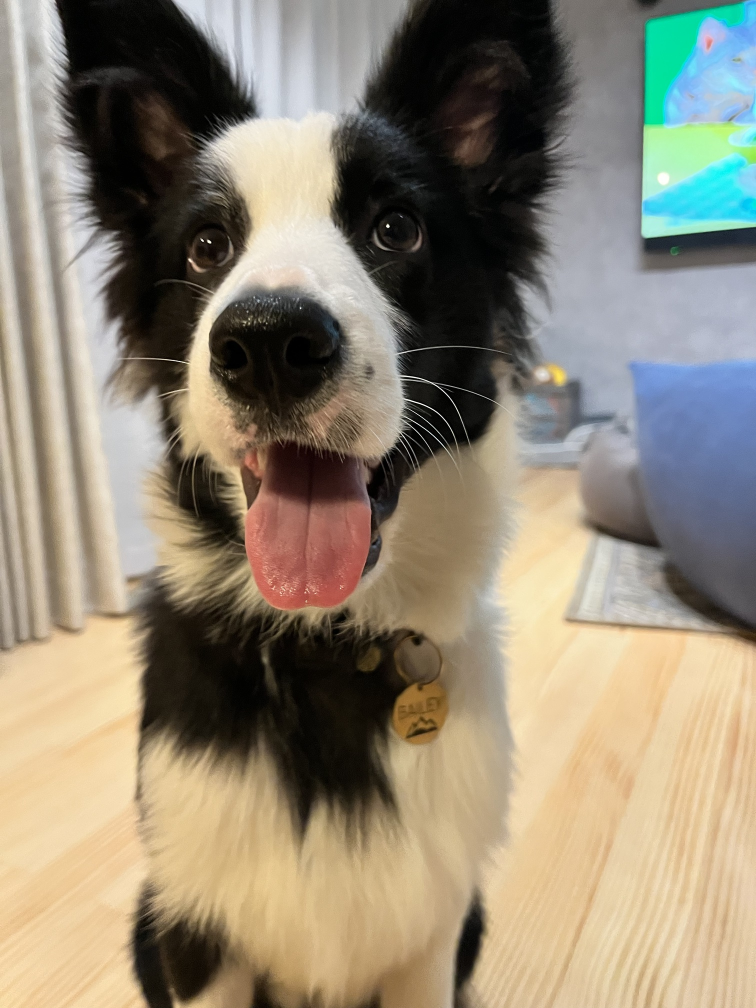
#> input picture 3d/photos/bailey_ears.jpg, 1512 x 2016 px (shown at 1/2 size)
$ python make_bailey_lantern.py
#> lines starting #> are read from the running program, lines starting #| are printed output that depends on the picture; after the words box and inside, x2 and y2 are one past the last pixel; in counts of white or black regions, pixels touching at a corner belong together
"""ベイリーのリトファン・ランタン — Bambu Lab A1 mini 用（白1色）。

耳まで写った写真 (photos/bailey_ears.jpg) を、正面の壁の厚みに変える（暗いところほど厚い）。
市販の LED ティーライトの上にかぶせると、写真のベイリーが光の中に浮かぶ。
背景（カーテン・テレビ・床）は外して白（いちばん薄い = いちばん明るい）にする。

形: 上下が開いた四角い筒（正面がリトファン、ほか3面は白い壁）。立てたまま印刷、サポート不要。
外側の表面は平らで、凹凸は内側。窓の下には BAILEY の文字を外から彫る（薄くなるので点灯すると光る）。

出力: 3d/out/bailey_lantern.stl
"""
import os
import sys

import numpy as np
import shapely
import trimesh
from PIL import Image, ImageDraw, ImageFilter, ImageOps
from scipy import ndimage as ndi

HERE = os.path.dirname(os.path.abspath(__file__))
sys.path.insert(0, os.path.join(HERE, "ittetsu"))
from make_bailey import extrude, text_poly  # noqa: E402

OUT = os.path.join(HERE, "out")
PHOTO = os.path.join(HERE, "photos", "bailey_ears.jpg")

# ---- 形 (mm)
W, D, H = 86.0, 48.0, 116.0     # 外形（幅・奥行き・高さ）。内側の奥行き 43mm に直径38mm前後のティーライトが入る
WALL = 2.0                      # 側面・背面の壁
FRONT = 3.0                     # 正面の壁（リトファン以外の部分）
WIN_W, WIN_H = 76.0, 93.0       # リトファンの窓
WIN_BOTTOM = 14.0               # 窓の下端（下にティーライトが隠れる）
T_MIN, T_MAX = 0.6, 3.0         # リトファンの厚み（明るい〜暗い）
PX = 0.25                       # リトファンの格子の細かさ
CORNER = 4.0
NAME = "BAILEY"
NAME_H = 6.0                    # 文字の高さ
NAME_DEPTH = 1.8                # 彫る深さ（残りの壁 1.2mm が光を通す）

# ---- 写真
CROP = (80, 0, 1180, 1340)      # 使う範囲（写真の画素）
# ベイリーの輪郭（耳の先〜首）。これより外は背景として白にする
OUTLINE = [(110, 0), (330, 0), (380, 120), (430, 230), (560, 230), (690, 230), (740, 120), (770, 0),
           (1130, 0), (1150, 150), (1110, 300), (1080, 450), (1050, 560), (1030, 680), (990, 800),
           (990, 950), (1010, 1100), (990, 1250), (960, 1340), (320, 1340), (300, 1200), (290, 1050),
           (290, 900), (260, 760), (240, 640), (210, 520), (180, 400), (140, 260), (110, 120)]
FADE = 120                      # 首の下端を何画素かけて白へぼかすか


def photo_brightness():
    """写真 → 0..1 の明るさ（窓の大きさ, 上が行0）。背景は 1（白）。"""
    im = ImageOps.exif_transpose(Image.open(PHOTO)).convert("L")
    mask = Image.new("L", im.size, 0)
    ImageDraw.Draw(mask).polygon(OUTLINE, fill=255)
    mask = mask.filter(ImageFilter.GaussianBlur(6))
    im, mask = im.crop(CROP), mask.crop(CROP)
    nx, ny = int(WIN_W / PX), int(WIN_H / PX)
    im = ImageOps.autocontrast(im.resize((nx, ny), Image.LANCZOS), cutoff=1)
    m = np.asarray(mask.resize((nx, ny), Image.LANCZOS), float) / 255
    v = np.asarray(im, float) / 255
    fade = np.clip((ny - np.arange(ny)) / (FADE * ny / (CROP[3] - CROP[1])), 0, 1)[:, None]
    m = m * fade
    return v * m + (1 - m)


def heightmap_mesh(t, px):
    """厚みマップ t[行, 列]（行0が上）→ 裏が z=0、表が z=t の閉じたメッシュ（x 右, y 上）。"""
    t = t[::-1]
    ny, nx = t.shape
    X, Y = np.meshgrid(np.arange(nx) * px, np.arange(ny) * px)
    top = np.column_stack([X.ravel(), Y.ravel(), t.ravel()])
    bot = np.column_stack([X.ravel(), Y.ravel(), np.zeros(t.size)])
    idx = np.arange(nx * ny).reshape(ny, nx)
    a, b, c, d = idx[:-1, :-1].ravel(), idx[:-1, 1:].ravel(), idx[1:, :-1].ravel(), idx[1:, 1:].ravel()
    n = nx * ny
    faces = [np.column_stack([a, b, d]), np.column_stack([a, d, c]),
             np.column_stack([a + n, d + n, b + n]), np.column_stack([a + n, c + n, d + n])]
    ring = np.concatenate([idx[0, :], idx[1:, -1], idx[-1, -2::-1], idx[-2:0:-1, 0]])
    r2 = np.roll(ring, -1)
    faces += [np.column_stack([ring, ring + n, r2]), np.column_stack([r2, ring + n, r2 + n])]
    m = trimesh.Trimesh(np.vstack([top, bot]), np.vstack(faces), process=True)
    if m.volume < 0:
        m.invert()
    return m


def rbox(x0, y0, x1, y1, r):
    return shapely.box(x0 + r, y0 + r, x1 - r, y1 - r).buffer(r, quad_segs=16)


def make_lantern():
    v = photo_brightness()
#> in photo_brightness, `im = ImageOps.exif_transpose(Image.open(PHOTO)).convert("L")`:
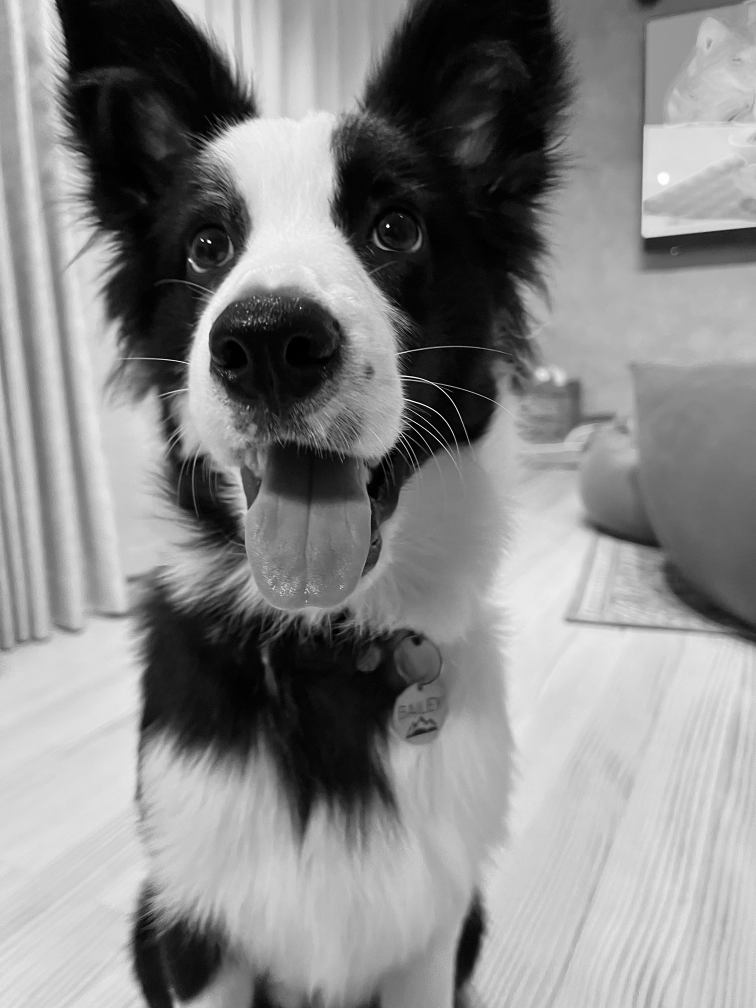
#> im: PIL image 1512x2016 L (shown at 1/2 size); min 0, max 255, mean 135.3
#> in photo_brightness, `mask = Image.new("L", im.size, 0)`: mask: PIL image 1512x2016 L; every value is 0
#> in photo_brightness, `ImageDraw.Draw(mask).polygon(OUTLINE, fill=255)`:
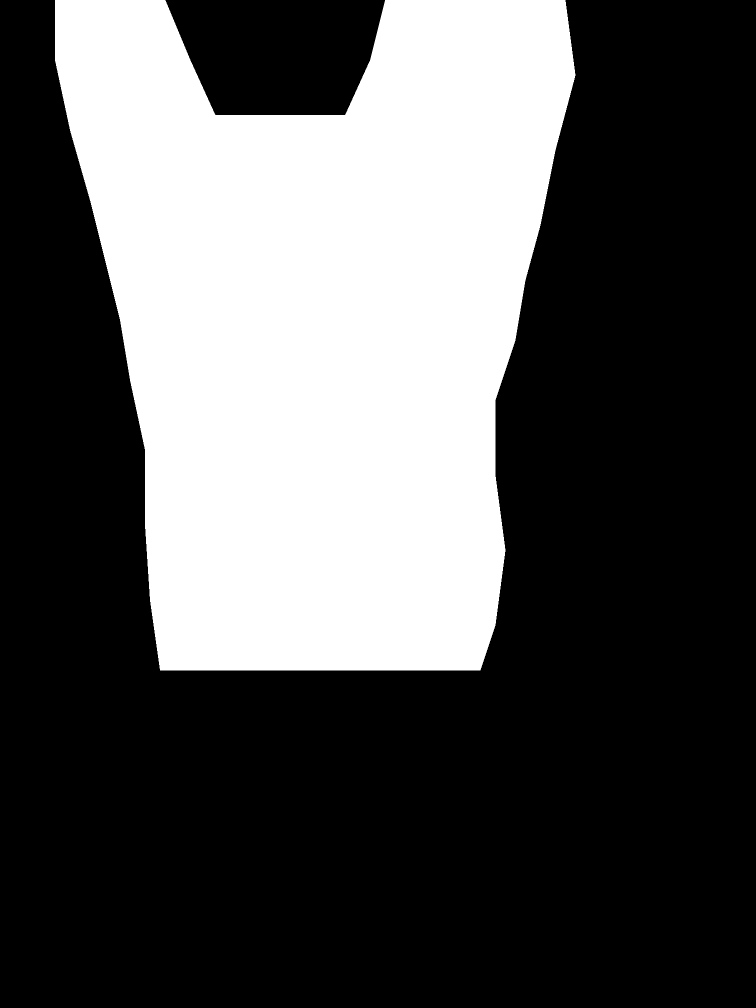
#> mask: PIL image 1512x2016 L (shown at 1/2 size); 33.5% white; 1 white region, box (x1, y1, x2, y2) and area: (110, 0, 1151, 1341) 1021131
#> in photo_brightness, `im = ImageOps.autocontrast(im.resize((nx, ny), Image.LANCZOS), cutoff=1)`:
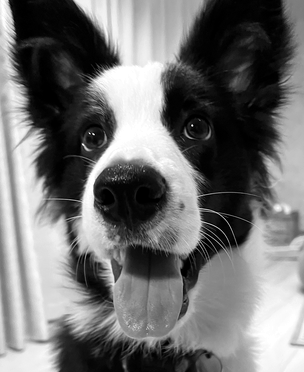
#> im: PIL image 304x372 L; min 0, max 255, mean 113.4
#> in photo_brightness, `m = m * fade`:
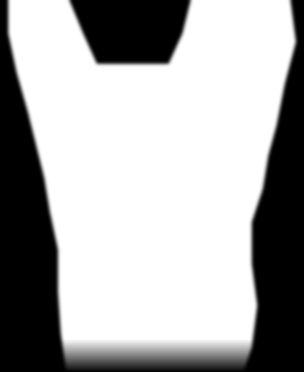
#> m: shape (372, 304) float64; min 0, max 1, mean 0.666
#> in photo_brightness, `return v * m + (1 - m)`:
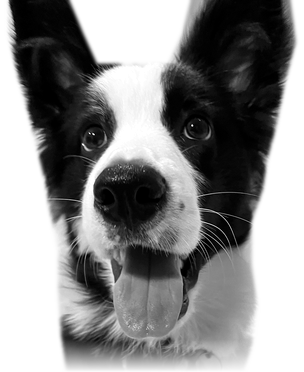
#> returned value: shape (372, 304) float64; min 0, max 1, mean 0.545
    t = T_MIN + (1 - v) * (T_MAX - T_MIN)
    win = heightmap_mesh(t, PX)                      # x: 0..WIN_W, y: 0..WIN_H, z: 0..t（外側の面が z=0）
    # 格子の端を窓ぴったりより 0.5mm ずつ外へ広げ、まわりの枠と確実に重ねる（すき間を作らない）
    v_ = win.vertices.copy()
    sx = (WIN_W + 1.0) / v_[:, 0].max()
    sy = (WIN_H + 1.0) / v_[:, 1].max()
    # 立てる: (x, y, z) → (x + 窓の左端, 奥行き = z, 高さ = y + 窓の下端)。外側の面が y=0
    win.vertices = np.column_stack([v_[:, 0] * sx + (W - WIN_W) / 2 - 0.5, v_[:, 2],
                                    v_[:, 1] * sy + WIN_BOTTOM - 0.5])
    win.fix_normals()
    # 筒: 外形 − 内側。正面の壁は窓の部分をくり抜く
    shell = extrude(rbox(0, 0, W, D, CORNER), H).difference(
        extrude(rbox(WALL, FRONT, W - WALL, D - WALL, 1.5), H + 2, -1))
    hole = shapely.box((W - WIN_W) / 2, WIN_BOTTOM, (W + WIN_W) / 2, WIN_BOTTOM + WIN_H)
    cut = extrude(hole, FRONT + 0.2, -0.1)
    v_ = cut.vertices.copy()
    cut.vertices = np.column_stack([v_[:, 0], v_[:, 2], v_[:, 1]])
    cut.fix_normals()
    shell = shell.difference(cut)
    # 窓の下の帯に名前を彫る（外側から。文字の部分だけ壁が薄くなり、点灯すると光る）
    name = text_poly(NAME, NAME_H)
    nb = name.bounds
    name = shapely.affinity.scale(name, NAME_H / (nb[3] - nb[1]) * 1.0, NAME_H / (nb[3] - nb[1]), origin=(0, 0))
    name = shapely.affinity.translate(name, W / 2, WIN_BOTTOM / 2)
    eng = extrude(name, NAME_DEPTH + 0.1, -0.1)
    v_ = eng.vertices.copy()
    eng.vertices = np.column_stack([v_[:, 0], v_[:, 2], v_[:, 1]])
    eng.fix_normals()
    return shell.difference(eng).union(win)


def main():
    m = make_lantern()
#> in make_lantern, `t = T_MIN + (1 - v) * (T_MAX - T_MIN)`:
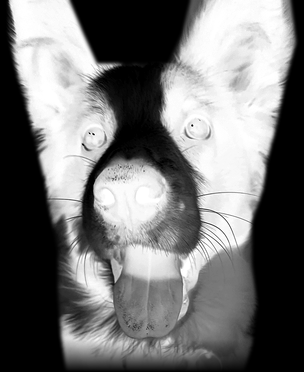
#> t: shape (372, 304) float64; min 0.6, max 3, mean 1.69; drawn with min black and max white
#> in heightmap_mesh, `t = t[::-1]`:
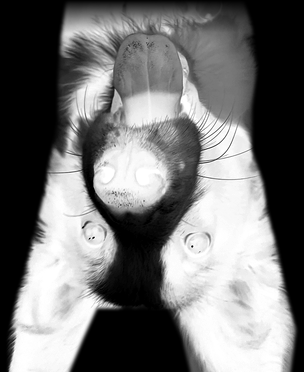
#> t: shape (372, 304) float64; min 0.6, max 3, mean 1.69; drawn with min black and max white
    os.makedirs(OUT, exist_ok=True)
    m.export(os.path.join(OUT, "bailey_lantern.stl"))
    print(f"lantern {m.extents.round(1)} mm watertight={m.is_watertight} vol={m.volume / 1000:.1f}cm3 "
          f"faces={len(m.faces)}")
    return m


if __name__ == "__main__":
    main()
#> (the call stopped at in heightmap_mesh, `m = trimesh.Trimesh(np.vstack([top, bot]), np.vstack(faces), process=T..`: trimesh is not available in this run)
